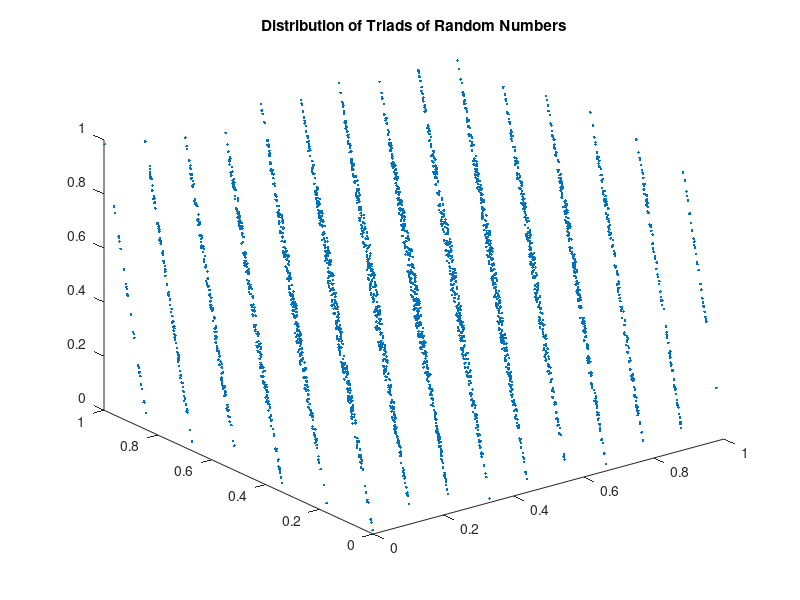

Reproduce this figure in MATLAB.
function v = randU(v0, N)
%%%
%  RANDU creates a uniform random distribution
%
%  Creates random distribution such that each successive triad of randomly
%    generated generated numbers lies in a distinct plane, and generates 
%    histogram and 3D plot to show those properties of the distribution.
%
%  Synopsis:
%    x = RANDU creates a vector of 10000 random numbers with a seed of 1
%    x = RANDU(v0) create vector of 10000 random numbers with a seed of v0
%    x = RANDU(v0,N) create vector of N random numbers with a seed of v0

if nargin < 1, v0 = 1;     end
if nargin < 2, N  = 10000; end

%% Generate the Random Numbers

v    = zeros(N, 1); % Preallocate to speed up algorithm
v(1) = v0; % Set the initial value of the distribution at first index

nextRand = @(x) mod(65539 .* x, 2^31);

for i = 2:N, v(i) = nextRand(v(i-1)); end

v = v/2^31; % Normalize for a range of [0,1)


%%% Check Uniformity
% Create the histogram to display and confirm uniformity of the
% distribution

hist(v)
title('Distribution of Random Numbers')

%%% Create and Plot Triads
% Truncate the array of random numbers and determine the number of triads 
% to proplery reshape the array so that each column corresponds exaclty to 
% a triad for easy plotting.

truncatedN = N - rem(N,3);
numTriads = truncatedN/3;

triads = reshape(v(1:truncatedN), 3, numTriads);
%%%
% Plot the triads to show that they lie in distinct planes
plot3(triads(1,:),triads(2,:),triads(3,:),'.')
title('Distribution of Triads of Random Numbers')

end
